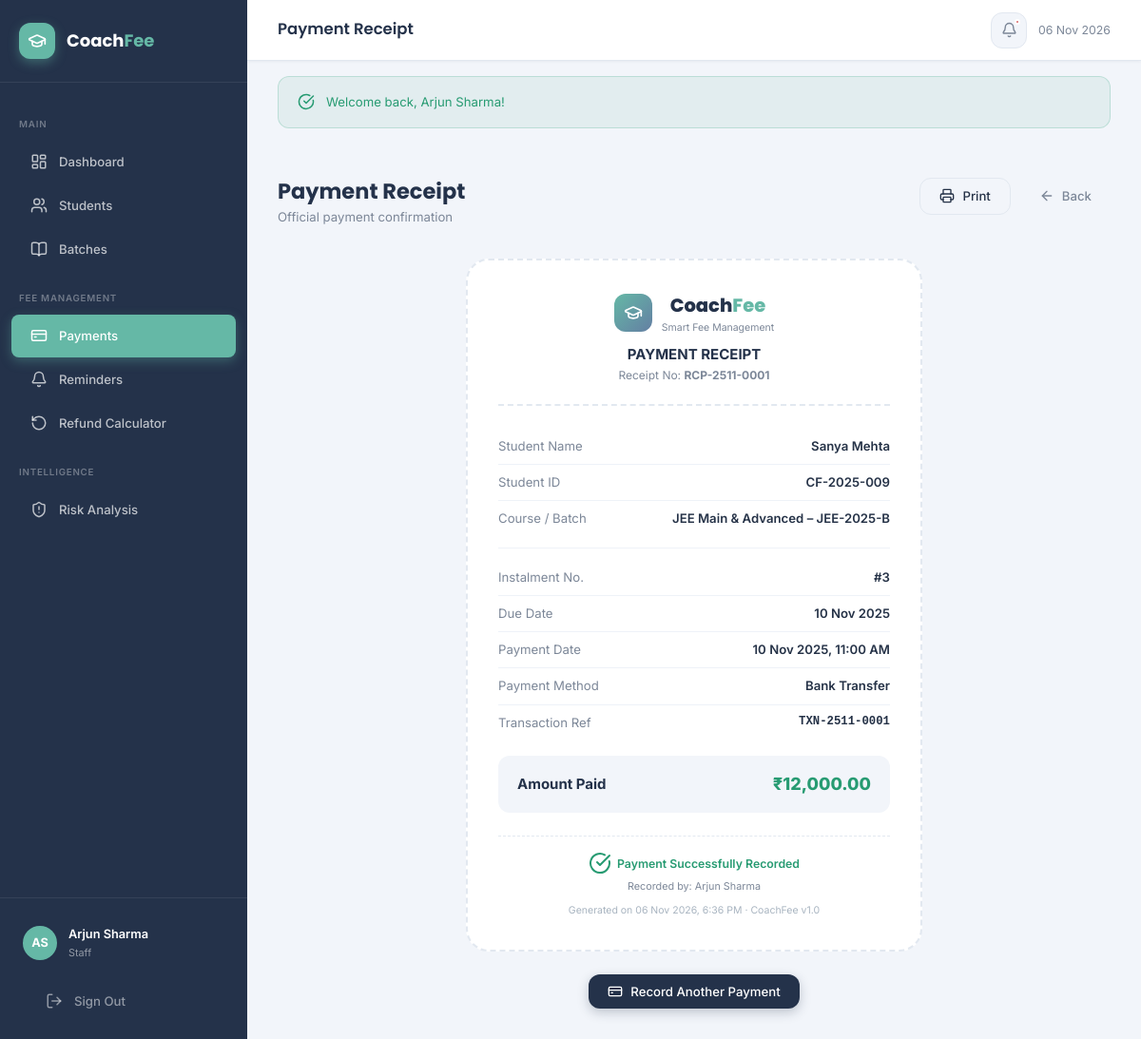
The app's page /src/staff/receipt.php?id=18 (signed in) with its own data.
### tables this page shows
CREATE TABLE IF NOT EXISTS payments (
    id              INT UNSIGNED AUTO_INCREMENT PRIMARY KEY,
    instalment_id   INT UNSIGNED NOT NULL,
    student_id      INT UNSIGNED NOT NULL,
    amount          DECIMAL(10,2) NOT NULL,
    payment_date    DATETIME NOT NULL DEFAULT CURRENT_TIMESTAMP,
    method          ENUM('cash','online_sim','bank_transfer','cheque') NOT NULL DEFAULT 'cash',
    txn_reference   VARCHAR(80) UNIQUE,
    receipt_number  VARCHAR(40) UNIQUE,
    notes           TEXT,
    recorded_by     INT UNSIGNED,    
    is_simulated    TINYINT(1) NOT NULL DEFAULT 0,
    created_at      DATETIME NOT NULL DEFAULT CURRENT_TIMESTAMP,
    FOREIGN KEY (instalment_id) REFERENCES instalments(id) ON DELETE RESTRICT,
    FOREIGN KEY (student_id)    REFERENCES students(id)    ON DELETE RESTRICT,
    FOREIGN KEY (recorded_by)   REFERENCES users(id)       ON DELETE SET NULL,
    INDEX idx_student   (student_id),
    INDEX idx_instalment(instalment_id),
    INDEX idx_date      (payment_date)
);

CREATE TABLE IF NOT EXISTS users (
    id              INT UNSIGNED AUTO_INCREMENT PRIMARY KEY,
    name            VARCHAR(120) NOT NULL,
    email           VARCHAR(180) NOT NULL UNIQUE,
    phone           VARCHAR(20),
    password_hash   VARCHAR(255) NOT NULL,
    role            ENUM('staff','parent') NOT NULL DEFAULT 'staff',
    otp             VARCHAR(10) DEFAULT NULL,
    otp_expires_at  DATETIME DEFAULT NULL,
    otp_verified    TINYINT(1) NOT NULL DEFAULT 0,
    is_active       TINYINT(1) NOT NULL DEFAULT 1,
    created_at      DATETIME NOT NULL DEFAULT CURRENT_TIMESTAMP,
    updated_at      DATETIME NOT NULL DEFAULT CURRENT_TIMESTAMP ON UPDATE CURRENT_TIMESTAMP,
    INDEX idx_role (role),
    INDEX idx_email (email)
);

CREATE TABLE IF NOT EXISTS students (
    id              INT UNSIGNED AUTO_INCREMENT PRIMARY KEY,
    student_id      VARCHAR(20) NOT NULL UNIQUE,   
    name            VARCHAR(120) NOT NULL,
    email           VARCHAR(180),
    phone           VARCHAR(20),
    dob             DATE,
    address         TEXT,
    batch_id        INT UNSIGNED,
    enroll_date     DATE NOT NULL,
    status          ENUM('active','inactive','dropout','completed') NOT NULL DEFAULT 'active',
    photo           VARCHAR(255) DEFAULT NULL,
    notes           TEXT,
    created_at      DATETIME NOT NULL DEFAULT CURRENT_TIMESTAMP,
    updated_at      DATETIME NOT NULL DEFAULT CURRENT_TIMESTAMP ON UPDATE CURRENT_TIMESTAMP,
    FOREIGN KEY (batch_id) REFERENCES batches(id) ON DELETE SET NULL,
    INDEX idx_batch (batch_id),
    INDEX idx_status (status),
    FULLTEXT idx_ft_name (name, email)
);

CREATE TABLE IF NOT EXISTS batches (
    id              INT UNSIGNED AUTO_INCREMENT PRIMARY KEY,
    name            VARCHAR(120) NOT NULL,
    course_name     VARCHAR(180) NOT NULL,
    description     TEXT,
    total_fee       DECIMAL(10,2) NOT NULL DEFAULT 0.00,
    start_date      DATE,
    end_date        DATE,
    max_students    INT UNSIGNED DEFAULT 50,
    is_active       TINYINT(1) NOT NULL DEFAULT 1,
    created_at      DATETIME NOT NULL DEFAULT CURRENT_TIMESTAMP
);

CREATE TABLE IF NOT EXISTS instalments (
    id                  INT UNSIGNED AUTO_INCREMENT PRIMARY KEY,
    fee_structure_id    INT UNSIGNED NOT NULL,
    instalment_no       INT NOT NULL DEFAULT 1,
    amount              DECIMAL(10,2) NOT NULL,
    due_date            DATE NOT NULL,
    status              ENUM('pending','paid','overdue','partial') NOT NULL DEFAULT 'pending',
    created_at          DATETIME NOT NULL DEFAULT CURRENT_TIMESTAMP,
    updated_at          DATETIME NOT NULL DEFAULT CURRENT_TIMESTAMP ON UPDATE CURRENT_TIMESTAMP,
    FOREIGN KEY (fee_structure_id) REFERENCES fee_structures(id) ON DELETE CASCADE,
    INDEX idx_fee_structure (fee_structure_id),
    INDEX idx_status (status),
    INDEX idx_due_date (due_date)
);

### config/session.php (called while the page is built, shortened)
<?php
function is_logged_in(): bool {
    return !empty($_SESSION['user_id']) && !empty($_SESSION['role']);
}
function current_user(): ?array {
    return [
        'id'    => $_SESSION['user_id'],
        'name'  => $_SESSION['user_name'],
        'email' => $_SESSION['user_email'],
        'role'  => $_SESSION['role'],
    ];
}
function get_flash(string $key): ?string {
    $msg = $_SESSION['flash'][$key] ?? null;
    return $msg;
}
function h(string $value): string {
    return htmlspecialchars($value, ENT_QUOTES | ENT_HTML5, 'UTF-8');
}
function fmt_currency(float $amount): string {
    return '₹' . number_format($amount, 2);
}
function fmt_date(?string $date, string $format = 'd M Y'): string {
    return date($format, strtotime($date));
}

### config/database.php (called while the page is built, shortened)
<?php
class Database {
    private static ?PDO $instance = null;
    public static function getInstance(): PDO {
        if (self::$instance === null) {
            $dsn = sprintf(
                'mysql:host=%s;port=%s;dbname=%s;charset=%s',
                DB_HOST, DB_PORT, DB_NAME, DB_CHARSET
            );
            $options = [
                PDO::ATTR_ERRMODE            => PDO::ERRMODE_EXCEPTION,
                PDO::ATTR_DEFAULT_FETCH_MODE => PDO::FETCH_ASSOC,
                PDO::ATTR_EMULATE_PREPARES   => false,
            ];
            try {
                self::$instance = new PDO($dsn, DB_USER, DB_PASS, $options);
            } catch (PDOException $e) {
                if (APP_ENV === 'development') {
                    die('<div style="font-family:sans-serif;color:#D96868;padding:2rem;">
                         <h2>Database Connection Failed</h2>
                         <p>' . htmlspecialchars($e->getMessage()) . '</p>
                         <p>Check your config/config.php settings and ensure MySQL is running.</p>
                         </div>');
                } else {
                    die('Service temporarily unavailable. Please try again later.');
                }
            }
        }
        return self::$instance;
    }
}
function db(): PDO {
    return Database::getInstance();
}

### src/staff/receipt.php (the view, shortened to what this page needs)
<?php
require_once BASE_PATH . '/config/session.php';
require_once BASE_PATH . '/config/database.php';
$pdo = db();
$id  = sanitize_int($_GET['id'] ?? 0);
$payment = $pdo->prepare("
    SELECT p.*, s.name AS student_name, s.student_id AS sid, s.email AS student_email,
           s.phone AS student_phone, b.name AS batch_name, b.course_name,
           i.instalment_no, i.due_date, i.amount AS instalment_amount,
           u.name AS recorded_by_name
    FROM payments p
    JOIN students s ON s.id = p.student_id
    JOIN instalments i ON i.id = p.instalment_id
    LEFT JOIN batches b ON b.id = (SELECT batch_id FROM fee_structures WHERE student_id=s.id LIMIT 1)
    LEFT JOIN users u ON u.id = p.recorded_by
    WHERE p.id = ?");
$payment->execute([$id]);
$payment = $payment->fetch();
$methodLabels = ['cash'=>'Cash','online_sim'=>'Simulated Online','bank_transfer'=>'Bank Transfer','cheque'=>'Cheque'];
if ($_SESSION['role'] === 'parent') {
    $pageTitle  = 'Payment Receipt';
    $activePage = 'p-history';
    include BASE_PATH . '/templates/parent_header.php';
} else {
    $pageTitle  = 'Payment Receipt';
    $activePage = 'payments';
    include BASE_PATH . '/templates/header.php';
}
?>
<div class="page-content">
  <div class="page-header">
    <div class="page-header-title">
      <h2>Payment Receipt</h2>
      <p>Official payment confirmation</p>
    </div>
    <div style="display:flex;gap:10px;">
      <button onclick="printReceipt()" class="btn btn-outline"><i data-lucide="printer"></i> Print</button>
      <?php if ($_SESSION['role']==='staff'): ?>
      <a href="/CoachFee/src/staff/student_detail.php?id=<?= $payment['student_id'] ?>" class="btn btn-ghost"><i data-lucide="arrow-left"></i> Back</a>
      <?php else: ?>
      <a href="/CoachFee/src/parent/history.php" class="btn btn-ghost"><i data-lucide="arrow-left"></i> Back</a>
      <?php endif; ?>
    </div>
  </div>
  <div class="receipt-box">
    <div class="receipt-header">
      <div style="display:flex;align-items:center;justify-content:center;gap:10px;margin-bottom:8px;">
        <div style="width:40px;height:40px;background:linear-gradient(135deg,var(--accent),var(--secondary));border-radius:var(--radius-md);display:flex;align-items:center;justify-content:center;">
          <i data-lucide="graduation-cap" style="width:20px;height:20px;color:#fff;"></i>
        </div>
        <div>
          <div style="font-family:var(--font-heading);font-size:1.3rem;font-weight:800;color:var(--primary);">Coach<span style="color:var(--accent);">Fee</span></div>
          <div style="font-size:.7rem;color:var(--text-muted);">Smart Fee Management</div>
        </div>
      </div>
      <div style="font-size:1rem;font-weight:700;color:var(--primary);margin-top:8px;">PAYMENT RECEIPT</div>
      <div style="font-size:.8rem;color:var(--text-muted);">Receipt No: <strong><?= h($payment['receipt_number']) ?></strong></div>
    </div>
    <div class="receipt-row"><span class="label">Student Name</span><span class="value"><?= h($payment['student_name']) ?></span></div>
    <div class="receipt-row"><span class="label">Student ID</span><span class="value"><?= h($payment['sid']) ?></span></div>
    <div class="receipt-row"><span class="label">Course / Batch</span><span class="value"><?= h(($payment['course_name'] ?? '') . ' – ' . ($payment['batch_name'] ?? 'N/A')) ?></span></div>
    <hr class="divider" style="margin:12px 0;">
    <div class="receipt-row"><span class="label">Instalment No.</span><span class="value">#<?= $payment['instalment_no'] ?></span></div>
    <div class="receipt-row"><span class="label">Due Date</span><span class="value"><?= fmt_date($payment['due_date']) ?></span></div>
    <div class="receipt-row"><span class="label">Payment Date</span><span class="value"><?= fmt_date($payment['payment_date'],'d M Y, g:i A') ?></span></div>
    <div class="receipt-row"><span class="label">Payment Method</span><span class="value"><?= $methodLabels[$payment['method']] ?? h($payment['method']) ?></span></div>
    <div class="receipt-row"><span class="label">Transaction Ref</span><span class="value" style="font-family:monospace;font-size:.82rem;"><?= h($payment['txn_reference']) ?></span></div>
    <div class="receipt-total">
      <span class="label">Amount Paid</span>
      <span class="value"><?= fmt_currency((float)$payment['amount']) ?></span>
    </div>
    <div style="text-align:center;margin-top:var(--space-6);padding-top:var(--space-4);border-top:1px dashed var(--border);">
      <div style="color:var(--success);font-size:.82rem;font-weight:600;display:flex;align-items:center;justify-content:center;gap:6px;">
        <i data-lucide="check-circle"></i> Payment Successfully Recorded
      </div>
      <?php if ($payment['recorded_by_name']): ?>
      <div style="font-size:.72rem;color:var(--text-muted);margin-top:4px;">Recorded by: <?= h($payment['recorded_by_name']) ?></div>
      <?php endif; ?>
      <div style="font-size:.7rem;color:var(--text-light);margin-top:8px;">Generated on <?= date('d M Y, g:i A') ?> · CoachFee v1.0</div>
    </div>
  </div>
  <div style="text-align:center;margin-top:var(--space-6);">
    <?php if ($_SESSION['role']==='staff'): ?>
    <a href="/CoachFee/src/staff/record_payment.php?student_id=<?= $payment['student_id'] ?>" class="btn btn-primary"><i data-lucide="credit-card"></i> Record Another Payment</a>
    <?php else: ?>
    <a href="/CoachFee/src/parent/pay.php" class="btn btn-accent"><i data-lucide="credit-card"></i> Make Another Payment</a>
    <?php endif; ?>
  </div>
</div>
<?php include $_SESSION['role']==='parent' ? BASE_PATH . '/templates/footer.php' : BASE_PATH . '/templates/footer.php'; ?>

### templates/header.php (shortened to what this page needs)
<?php
require_once BASE_PATH . '/config/session.php';
require_once BASE_PATH . '/config/database.php';
$user = current_user();
$initials = implode('', array_map(fn($w) => strtoupper($w[0]), array_slice(explode(' ', $user['name']), 0, 2)));
?>
<!DOCTYPE html>
<html lang="en">
<head>
    <link rel="stylesheet" href="/CoachFee/assets/css/style.css">
</head>
<body>
<div class="app-shell">
<aside class="sidebar" id="sidebar">
    <div class="sidebar-logo">
        <div class="sidebar-logo-icon"><i data-lucide="graduation-cap"></i></div>
        <span class="sidebar-logo-text">Coach<span>Fee</span></span>
    </div>
    <nav class="sidebar-nav">
        <div class="nav-section-label">Main</div>
        <a href="/CoachFee/src/staff/dashboard.php" class="nav-item <?= ($activePage==='dashboard') ? 'active' : '' ?>">
            <i data-lucide="layout-dashboard"></i> Dashboard
        </a>
        <a href="/CoachFee/src/staff/students.php" class="nav-item <?= ($activePage==='students') ? 'active' : '' ?>">
            <i data-lucide="users"></i> Students
        </a>
        <a href="/CoachFee/src/staff/batches.php" class="nav-item <?= ($activePage==='batches') ? 'active' : '' ?>">
            <i data-lucide="book-open"></i> Batches
        </a>
        <div class="nav-section-label">Fee Management</div>
        <a href="/CoachFee/src/staff/payments.php" class="nav-item <?= ($activePage==='payments') ? 'active' : '' ?>">
            <i data-lucide="credit-card"></i> Payments
        </a>
        <a href="/CoachFee/src/staff/reminders.php" class="nav-item <?= ($activePage==='reminders') ? 'active' : '' ?>">
            <i data-lucide="bell"></i> Reminders
        </a>
        <a href="/CoachFee/src/staff/refund.php" class="nav-item <?= ($activePage==='refund') ? 'active' : '' ?>">
            <i data-lucide="rotate-ccw"></i> Refund Calculator
        </a>
        <div class="nav-section-label">Intelligence</div>
        <a href="/CoachFee/src/staff/risk.php" class="nav-item <?= ($activePage==='risk') ? 'active' : '' ?>">
            <i data-lucide="shield-alert"></i> Risk Analysis
        </a>
    </nav>
    <div class="sidebar-footer">
        <div class="sidebar-user">
            <div class="sidebar-avatar"><?= h($initials) ?></div>
            <div>
                <div class="sidebar-user-name"><?= h($user['name']) ?></div>
                <div class="sidebar-user-role"><?= ucfirst($user['role']) ?></div>
            </div>
        </div>
        <a href="/CoachFee/src/auth/logout.php" class="nav-item" style="margin-top:8px;color:rgba(255,255,255,.5);">
            <i data-lucide="log-out"></i> Sign Out
        </a>
    </div>
</aside>
<div class="main-content">
    <header class="top-header">
        <div class="header-left">
            <div>
                <div class="page-title"><?= h($pageTitle ?? 'Dashboard') ?></div>
            </div>
        </div>
        <div class="header-right">
            <a href="/CoachFee/src/staff/reminders.php" class="header-btn" title="Reminders">
                <i data-lucide="bell"></i>
                <?php
                $overdueCount = db()->query("SELECT COUNT(*) FROM reminders WHERE status='pending'")->fetchColumn();
                if ($overdueCount > 0): ?>
                <span class="badge-dot"></span>
                <?php endif; ?>
            </a>
            <span style="font-size:.82rem;color:var(--text-muted);">
                <?= date('d M Y') ?>
            </span>
        </div>
    </header>
<?php
$flashSuccess = get_flash('success');
?>
<?php if ($flashSuccess): ?>
<div style="padding:0 var(--space-8);margin-top:var(--space-4);">
    <div class="alert alert-success"><i data-lucide="check-circle"></i> <?= h($flashSuccess) ?></div>
</div>
<?php endif; ?>

### records on screen
payments: recorded_by.name "AS", recorded_by.name "Arjun Sharma", receipt_number "RCP-2511-0001", student.name "Sanya Mehta", student.student_id "CF-2025-009", batches.course_name+name "JEE Main & Advanced – JEE-2025-B", instalment.instalment_no "3", instalment.due_date "10 Nov 2025", payment_date "10 Nov 2025, 11:00 AM", method "Bank Transfer", txn_reference "TXN-2511-0001", amount "₹12,000.00"

### other values on screen
$user['role'] "Staff"
$pageTitle "Payment Receipt"
$flashSuccess "Welcome back, Arjun Sharma!"
